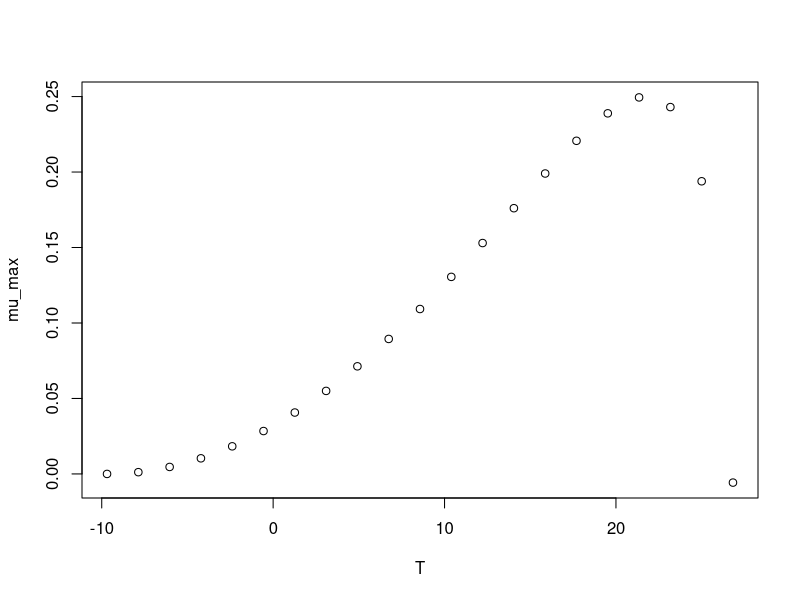

Recreate this plot in R.
#############################
# start of Parameter script
#############################
T <- seq(-9.69030969030969,26.8268,length.out=21)
#############################
# end of Parameter script
#############################
############################# 
# start of Model script Gropin ID 383 
#############################
 
# constant coefficients for this model
 
variables <- data.frame(T)
argumentsPar <- expand.grid(variables)
 
# heart of the model
response_surface <- function(T) {
   mumax <-(2.5*(10^-1)*(T-26.8)*((T+9.7)^2))/((21.8+9.7)*((21.8+9.7)*(T-21.8)-(21.8-26.8)*(21.8-9.7-2*T)))

return(mumax=mumax)
} 

# output parameters
mumax <- cbind(argumentsPar,response_surface(argumentsPar['T']))
colnames(mumax) <- c(colnames(argumentsPar),'mumax')
#############################
# End of Model script
#############################
############################# 
# start of Visualisation script Gropin ID 383 
#############################
plot(T,mumax$mumax,
                          xlab='T',
                          ylab='mu_max')
#############################
# End of Visualisation script
#############################
